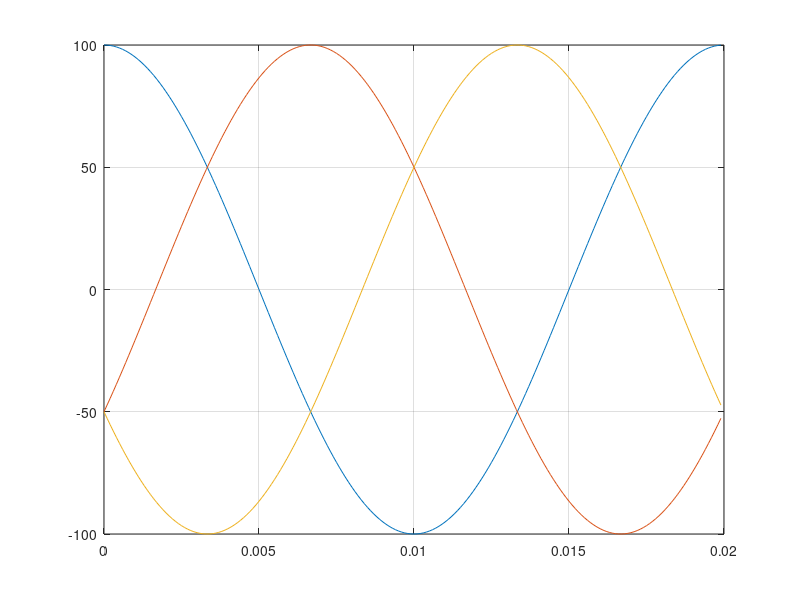

This chart was generated by the following MATLAB code: (Note: this script raises an error after producing the figure.)
% =========================================================
% Polar diagram of three-phase currents iu, iv, iw
% Balanced three-wire system: iu + iv + iw = 0
% =========================================================

clear; close all; clc;

%% --- Signal parameters ---
f  = 50;          % Fundamental frequency [Hz]
T  = 1/f;         % Period [s]
Fs = 10e3;        % Sampling frequency [Hz]
t  = 0 : 1/Fs : T - 1/Fs;   % One period time vector

Im1  = 100;        % Peak current amplitude [A]
Im2  = 100;        % Peak current amplitude [A]
phi1 = 0;          % Initial phase of iu [rad]  (adjust as needed)
phi2 = 0;          % Initial phase of iu [rad]  (adjust as needed)

%% --- Three-phase currents (120° displaced) ---
iu = Im1 * cos(2*pi*f*t + phi1);
iv = Im2 * cos(2*pi*f*t + phi2 - 2*pi/3);
% iw = Im3 * cos(2*pi*f*t + phi + 2*pi/3);   % = -(iu+iv), guaranteed
iw = -(iu+iv);   % = -(iu+iv), guaranteed

% Sanity check: max residual of Kirchhoff's current law
% fprintf('Max |iu+iv+iw| = %.2e A  (should be ~0)\n', max(abs(iu+iv+iw)));
figure; plot(t, iu, t, iv, t, iw); grid on

%% --- Fundamental phasors (DFT at f0) ---
% Complex phasor = (2/N) * sum( x(t)*exp(-j*2*pi*f*t) )
N   = length(t);
k1  = round(f * N / Fs);    % DFT bin index for f0

phasor = @(x) (2/N) * sum(x .* exp(-1j*2*pi*(0:N-1)*k1/N));

Iu = phasor(iu);
Iv = phasor(iv);
Iw = phasor(iw);

%% --- Polar plot ---
figure('Name','Three-phase current phasors','Color','w','Position',[100 100 600 600]);

ax = polaraxes;
hold(ax,'on');

% colors = {'#0072BD', '#D95319', '#77AC30'};   % U=blue, V=orange, W=green
colors = {[0.25 0.25 0.25], [0.5 0.5 0.5], [0.75 0.75 0.75]};
labels = {'$i_u$','$i_v$','$i_w$'};
phasors = [Iu, Iv, Iw];

for k = 1:3
    theta = angle(phasors(k));
    r     = abs(phasors(k));

    % Draw arrow from origin to phasor tip
    polarplot(ax, [0 theta], [0 r], '-', ...
        'LineWidth', 2.5, 'Color', colors{k});

    % Phasor tip marker
    polarplot(ax, theta, r, 'o', ...
        'MarkerSize', 7, 'MarkerFaceColor', colors{k}, 'Color', colors{k});

    % Label (slightly beyond tip)
    text(ax, theta, r*1.10, labels{k}, ...
        'Interpreter','latex','FontSize',14, ...
        'HorizontalAlignment','center','Color',colors{k});
end

% Reference circle at Im (peak value)
theta_c = linspace(0, 2*pi, 360);
polarplot(ax, theta_c, 2*max(Im1,Im2)*ones(size(theta_c)), '--', ...
    'Color',[0.6 0.6 0.6],'LineWidth',0.8);

title(ax, sprintf('Three-phase phasors:  freq = %d Hz', f), ...
    'Interpreter','latex','FontSize',13);

ax.ThetaZeroLocation = 'right';   % 0° on the right (standard convention)
ax.ThetaDir          = 'counterclockwise';     % counter-clockwise positive
ax.GridAlpha         = 0.3;
ax.FontSize          = 11;

hold(ax,'off');
